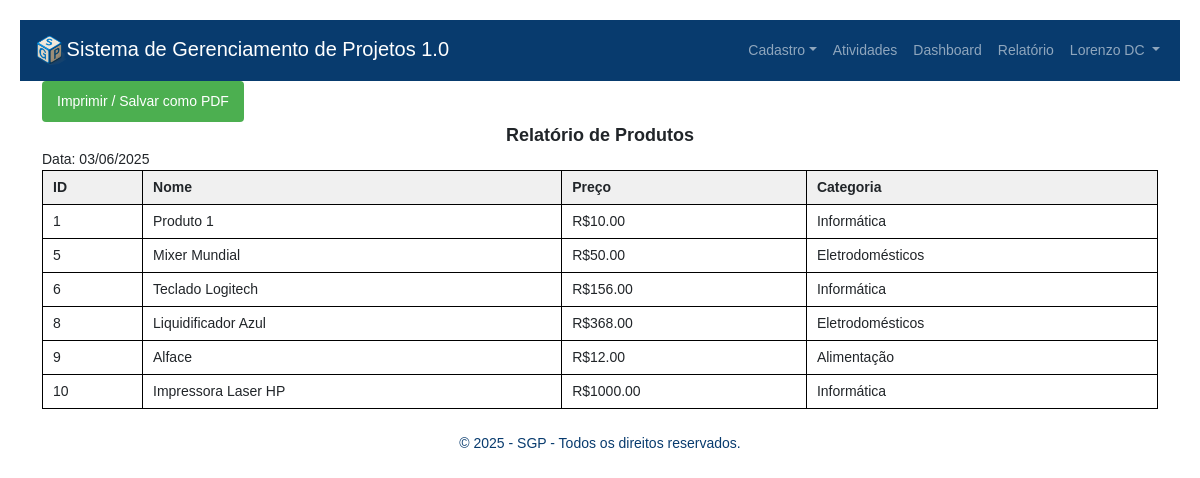
Page /reserva.php (signed in) on the committed database.
### tables this page shows
CREATE TABLE `produto` (
  `id` int NOT NULL AUTO_INCREMENT,
  `nome` varchar(255) DEFAULT NULL,
  `descricao` varchar(255) DEFAULT NULL,
  `preco` decimal(8,2) DEFAULT NULL,
  `categoria_id` int NOT NULL,
  PRIMARY KEY (`id`),
  KEY `fk_produto_categoria_idx` (`categoria_id`),
  CONSTRAINT `fk_produto_categoria` FOREIGN KEY (`categoria_id`) REFERENCES `categoria` (`id`)
);

CREATE TABLE `categoria` (
  `id` int NOT NULL AUTO_INCREMENT,
  `nome` varchar(255) NOT NULL,
  `descricao` varchar(255) DEFAULT NULL,
  PRIMARY KEY (`id`)
);

### reserva.php (the view, shortened to what this page needs)
<?php
    require_once("header.php");
?>
<?php
    function retornaProdutos(){
    require("conexao.php");
    try{
        $sql = "SELECT p.*, c.nome as nome_categoria FROM produto p INNER JOIN categoria c ON c.id = p.categoria_id";
        $stmt = $pdo->query($sql);
        return $stmt->fetchAll();
    }catch (Exception $e){
        die("Erro ao consultar os produtos: " . $e->getMessage());
    }
  }
  $produtos = retornaProdutos();
?>
<!DOCTYPE html>
<html lang="pt-BR">
<head>
</head>
<body>
    <button class="print-button no-print" onclick="window.print()">Imprimir / Salvar como PDF</button>
    <div class="titulo">Relatório de Produtos</div>
    <div class="row">
        <div class="col">Data: <?php echo date('d/m/Y'); ?></div>
    </div>
    <table class="tabela">
        <thead>
            <tr>
                <th>ID</th>
                <th>Nome</th>
                <th>Preço</th>
                <th>Categoria</th>
            </tr>
        </thead>
        <tbody>
            <?php
                foreach($produtos as $p):
            ?>
            <tr>
                <td><?= $p['id'] ?></td>
                <td><?= $p['nome'] ?></td>
                <td>R$<?= $p['preco'] ?></td>
                <td><?= $p['nome_categoria'] ?></td>
            </tr>
            <?php
                endforeach;
            ?>
        </tbody>
    </table>
<?php
    require_once("footer.php");
?>

### reserva.php (style rules this page uses)
body { font-family:Arial, Helvetica, sans-serif; font-size: 14px; padding: 20px; }
.no-print { display: block; }
.print-button { background: #4CAF50; color: white; border: none; padding: 10px 15px; cursor: pointer; border-radius: 4px; }
.titulo { text-align: center; font-size: 18px; font-weight: bold; }
.tabela { width: 100%; border-collapse: collapse; }
.tabela th, .tabela td { border: 1px solid #000; padding: 6px 10px; text-align: left; }
.tabela th { background-color: #f0f0f0; }

### rows in the picture
produto: id "1", nome "Produto 1", preco "10.00", categoria.nome "Informática"
produto: id "5", nome "Mixer Mundial", preco "50.00", categoria.nome "Eletrodomésticos"
produto: id "6", nome "Teclado Logitech", preco "156.00", categoria.nome "Informática"
produto: id "8", nome "Liquidificador Azul", preco "368.00", categoria.nome "Eletrodomésticos"
produto: id "9", nome "Alface", preco "12.00", categoria.nome "Alimentação"
produto: id "10", nome "Impressora Laser HP", preco "1000.00", categoria.nome "Informática"

### other values in the picture
$_SESSION['usuario'] "Lorenzo DC"
